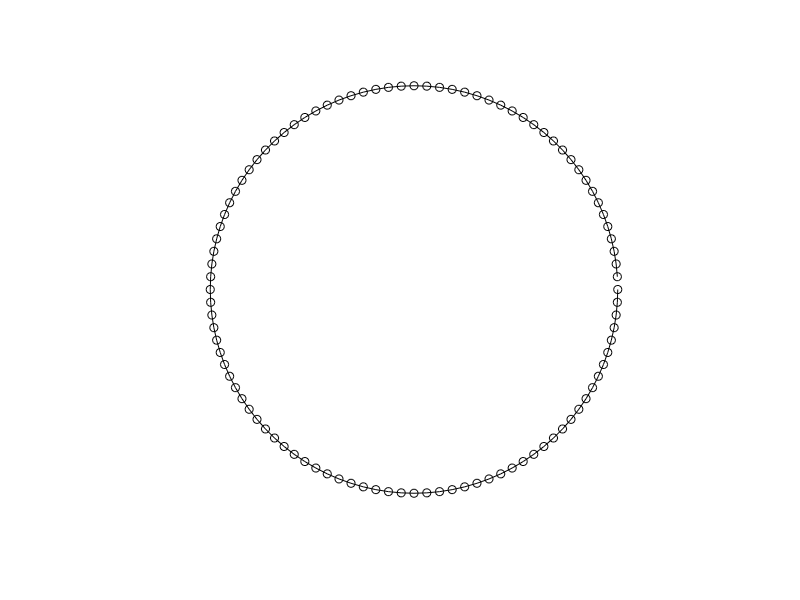

The MATLAB source for this figure: (Note: this script raises an error after producing the figure.)

clear; clc; clf;

aniGif_filename = ['AmorphousPolygonWaveEquation_sub']

pi
MaxPoints=100
Angles=2*pi*[1:MaxPoints]/MaxPoints
radius=1

PolygonPoints = [cos(Angles)',sin(Angles)'];


PolygonPoints'

scatter(PolygonPoints(:,1),PolygonPoints(:,2),'k')
hold;
plot(PolygonPoints(:,1),PolygonPoints(:,2),'-k')

axis equal;
axis([-1.2,1.2,-1.2,1.2]);
axis off;
print('-depsc','Circle_noAxis')


% Calculate Area of the polygon
x_co = 0;
y_co = 0;
for i=1:MaxPoints-1,

	x_co =x_co +( PolygonPoints(i,1) * PolygonPoints(i+1,2));
	y_co =y_co +( PolygonPoints(i+1,1) * PolygonPoints(i,2));
	
end
PolyArea = (x_co - y_co)/2



dTheta = 2*pi/MaxPoints;
ds = sqrt((PolygonPoints(1,1) - PolygonPoints(2,1))^2 + (PolygonPoints(1,2) - PolygonPoints(2,2))^2)
o= 1.;
xm = (MaxPoints*ds)/2;
A=0.5;
alpha=1;
dt= ds;
v=1;
tmax=100;

for i=1:MaxPoints;
	x=i*ds;
gauss_wave(i,1) = A*exp(-((x-xm)^2) / (o^2) );
end
w(:,1) = 0*gauss_wave(:,1);


clf
plot(1:MaxPoints, gauss_wave(:,1))


%      r = u + alpha*(w-w2)
%  LeapFrog(u,w,w2,
% frog(n+1,j) = LeapFrog(frog(n,j),w(n,j+1),w(n,j)

%gauss_wave(:,3) = gauss_wave(:,1);

%{
for i=1:MaxPoints,
	gauss_wave(i,2)= gauss_wave(i,3) - (gauss_wave(i,3)-gaauss_wave(i-1,3));
end
gauss_wave(1,2) = gauss_wave(MaxPoints,2);
%}


for time = 1:tmax,
	

	
	
	for x = 1:MaxPoints-1,
	gauss_wave(x,time+1) = gauss_wave(x,time) + (w(x+1,time)-w(x,time));
	end
	
	gauss_wave(MaxPoints,time+1)=gauss_wave(1,time+1);
	
	
	for x = 1:MaxPoints-1,
	w(x+1,time+1) = w(x+1,time) + (gauss_wave(x+1,time+1)-gauss_wave(x,time+1));
	end
	w(MaxPoints,time+1)=w(1,time+1);

	

	
	
	for i=1:MaxPoints,
	GaussPoly(i,1)=(1-gauss_wave(i,time+1))*cos(Angles(i));
	GaussPoly(i,2)=(1-gauss_wave(i,time+1))*sin(Angles(i));
	end
	
	
	
	
	%pause(0.05)
	%{%

	scatter(GaussPoly(:,1),GaussPoly(:,2),'k')
	hold on;
	plot(GaussPoly(:,1),GaussPoly(:,2),'-k')
	axis equal;
	axis([-1.7,1.7,-1.7,1.7]);
	%axis off;
	hold off;
	%}
	
	%plot(1:MaxPoints, gauss_wave(:,time+1),'g')

	
	
	% Options for exporting to Animated Gif

%{	%
figure(1)
drawnow
frame = getframe(1);
im = frame2im(frame);
[imind,cm] = rgb2ind(im,256);

% Starts the animation with first frame
if  time == 1;
	imwrite(imind,cm,aniGif_filename,'gif','DelayTime',0.0005, 'Loopcount',inf);
% Addes the other frames to the animation
else
	imwrite(imind,cm,aniGif_filename,'gif','DelayTime',0.0005,'WriteMode','append');
	
	% Holds the plot for longer at the end of the simulation
	if time == tmax,
	imwrite(imind,cm,aniGif_filename,'gif','DelayTime',2,'WriteMode','append');
	end

end
%}	
	
	
end


%pause(2);
%plot(1:MaxPoints, gauss_wave(:,tmax),'r')





% Leapfrog





%{
for j=1:12000;
rand_band=0.001;
for i=1:MaxPoints,
	PolygonPoints(i,1)=PolygonPoints(i,1) + (-rand()*rand_band + rand()*rand_band);
	PolygonPoints(i,2)=PolygonPoints(i,2) + (-rand()*rand_band + rand()*rand_band);
end
end

clf;
scatter(PolygonPoints(:,1),PolygonPoints(:,2),'k')
axis equal;
axis([-1.2,1.2,-1.2,1.2]); 
hold all;
plot(PolygonPoints(:,1),PolygonPoints(:,2),'-k')
axis equal;
axis([-1.2,1.2,-1.2,1.2]);
axis off;
print('-depsc', 'JiggledCircle_noAxis_12000')




% Calculate Area of the polygon
x_co = 0;
y_co = 0;
for i=1:MaxPoints-1,

	x_co =x_co +( PolygonPoints(i,1) * PolygonPoints(i+1,2));
	y_co =y_co +( PolygonPoints(i+1,1) * PolygonPoints(i,2));
	
end
PolyArea = (x_co - y_co)/2

%}


	%{
	for i=1:MaxPoints,
		%{%
		if((PolygonPoints(i,1)<=0) && (PolygonPoints(i,2)<=0))
			opx=-1;
			opy=-1;
		elseif((PolygonPoints(i,1)<=0) && (PolygonPoints(i,2)>=0))
			opx=-1;
			opy=1;
		elseif((PolygonPoints(i,1)>=0) && (PolygonPoints(i,2)<=0))
			opx=1;
			opy=-1;
		else
			opx=1;
			opy=1;
		end
		%}%
	GaussPoly(i,1)=PolygonPoints(i,1)+opx*(gauss_wave(i,time+1));
	GaussPoly(i,2)=PolygonPoints(i,2)+opy*(gauss_wave(i,time+1));
	end
	%}
	
	%{
	for i=1:MaxPoints,
		
		if(i==1),
		p_plus = [PolygonPoints(i+1,1),PolygonPoints(i+1,2)];
		p_minus = [PolygonPoints(MaxPoints,1),PolygonPoints(MaxPoints,2)];
		elseif(i==MaxPoints),
		p_plus = [PolygonPoints(1,1),PolygonPoints(1,2)];
		p_minus = [PolygonPoints(i-1,1),PolygonPoints(i-1,2)];
		else
		p_plus = [PolygonPoints(i+1,1),PolygonPoints(i+1,2)];
		p_minus = [PolygonPoints(i-1,1),PolygonPoints(i-1,2)];
		end
		
		%{
		if((PolygonPoints(i,1)<=0) && (PolygonPoints(i,2)<=0))
			opx=-1;
			opy=-1;
		elseif((PolygonPoints(i,1)<=0) && (PolygonPoints(i,2)>=0))
			opx=-1;
			opy=1;
		elseif((PolygonPoints(i,1)>=0) && (PolygonPoints(i,2)<=0))
			opx=1;
			opy=-1;
		else
			opx=1;
			opy=1;
		end
		
		%}
		
		
		mid = [(p_plus(1)+p_minus(1))/2 , (p_plus(2)+p_minus(2))/2];
		slope = (p_minus(2)-p_plus(2))/(p_minus(1)-p_plus(1));
		recip_slope = 1/slope;
		b= recip_slope*mid(1)/mid(2);
		
		x_g = gauss_wave(i,time+1)+ PolygonPoints(i,1);
		y_g = (recip_slope*x_g)-b;
		
	GaussPoly(i,1)=x_g;
	GaussPoly(i,2)=y_g;
		
	end
	
	%}
